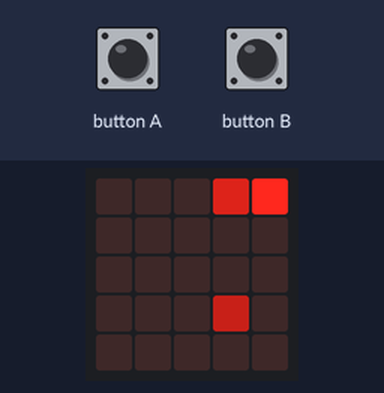
Recording of a program running on a simulated BBC micro:bit (MakeCode). Parts: the board's 5×5 LED display. The test bench sets the inputs (shaded band). Random numbers come from a fixed seed.

Above: at 1.2 s.
1.3 s: button B pressed for 0.15 s
At 1.9 s:
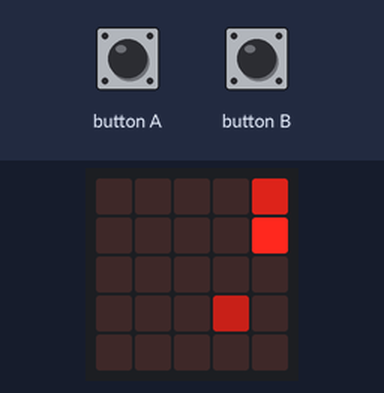
4.4 s: button B pressed for 0.15 s
At 5.4 s:
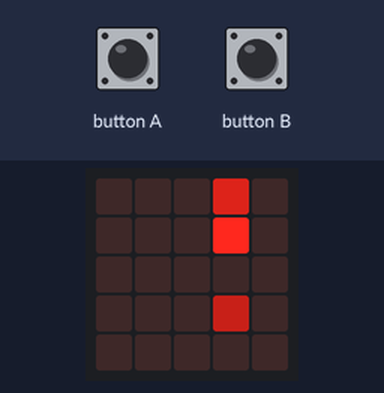
7.5 s: button B pressed for 0.15 s
At 8.4 s:
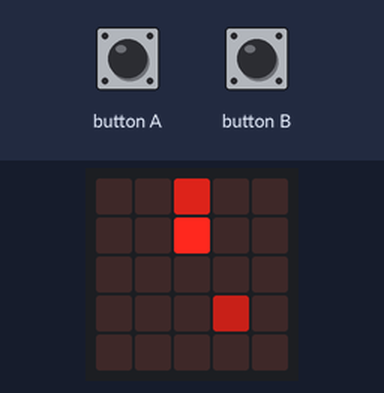
10.6 s: button B pressed 2 times (0.12 s each, 0.3 s apart)
At 11.9 s:
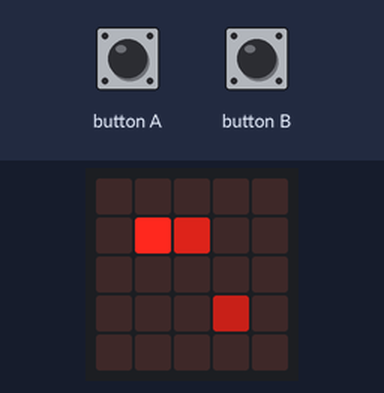
13.5 s: button B pressed for 0.15 s
At 14.9 s:
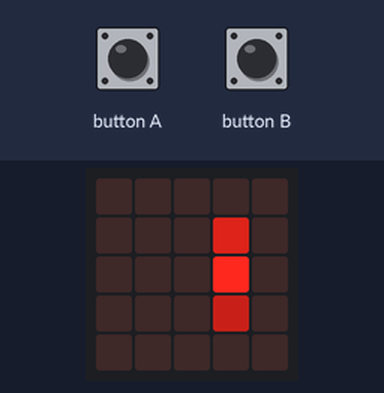
16.6 s: button A pressed 5 times (0.12 s each, 0.3 s apart)
At 17.8 s:
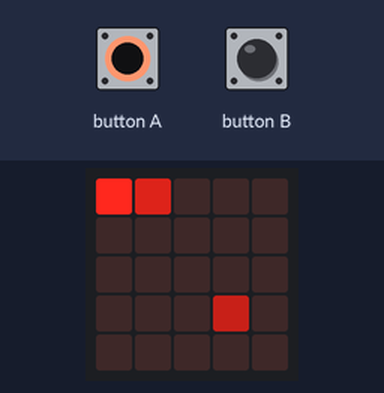
Timing chart, 0 to 19.6 s (numbered marks = the images above; inputs shaded):
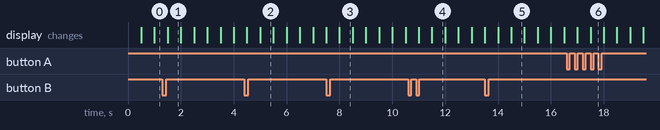

The program:

main.ts
```typescript
function animate () {
    basic.clearScreen()
    headX = snakeX[0] + directionX[direction]
    headY = snakeY[0] + directionY[direction]
    if (headX < 0 || headX >= columns || headY < 0 || headY >= rows) {
        reset()
        return
    }
    led.plotBrightness(headX, headY, 255)
    for (let i = snakeLength - 1; i > 0; i--){
        snakeX[i] = snakeX[i-1];
        snakeY[i] = snakeY[i-1];

        if (headX == snakeX[i] &&
            headY == snakeY[i])
        {
            reset();
            return;
        }

        led.plotBrightness(snakeX[i], snakeY[i], 150);
    }
snakeX[0] = headX
    snakeY[0] = headY
    if (headX == mouseX && headY == mouseY) {
        score = score + 1
        snakeLength = snakeLength + 1
        mouseX = randint(0, columns - 1)
        mouseY = randint(0, rows - 1)
    }
    led.plotBrightness(mouseX, mouseY, 100)
}
function onKeyA () {
    direction = direction - 1
    if (direction < 0) {
        direction = 3
    }
}
function onKeyB () {
    direction = direction + 1
    if (direction > 3) {
        direction = 0
    }
}
function reset () {
    snakeX = [1, 0]
    snakeY = [0, 0]
    snakeLength = 2
    direction = 0
    mouseX = 3
    mouseY = 3
    score = 0
}
let headY = 0
let headX = 0
let directionY: number[] = []
let directionX: number[] = []
let columns = 0
let rows = 0
rows = 5
columns = 5
let snakeX:number[];
let snakeY:number[];
let snakeLength:number;
let direction:number;
directionX = [
1,
0,
-1,
0
]
directionY = [
0,
1,
0,
-1
]
let mouseX:number;
let mouseY:number;
let score:number;
reset()
loops.everyInterval(500, animate);
input.onButtonPressed(Button.A, onKeyA);
input.onButtonPressed(Button.B, onKeyB);
```

Measured:
- what the display in image 1 shows lasts 0.5 s, from 1.5 s to 2.0 s
